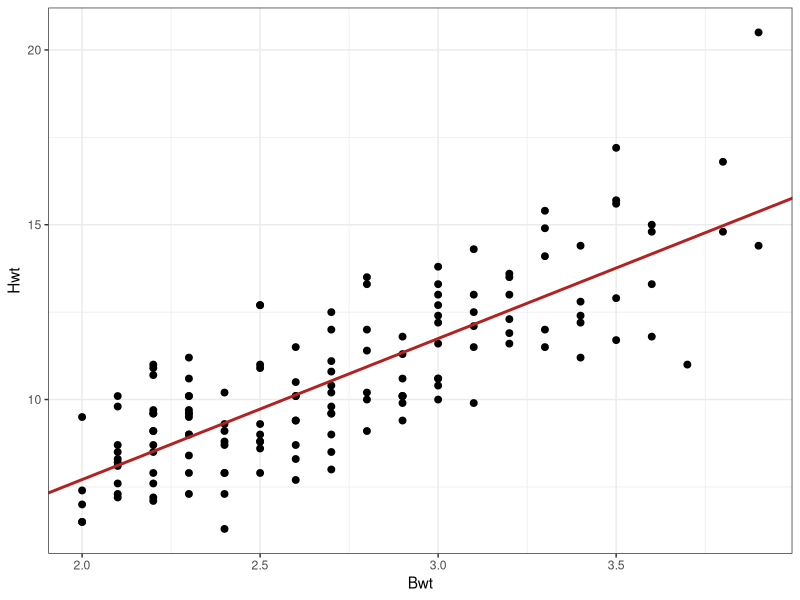
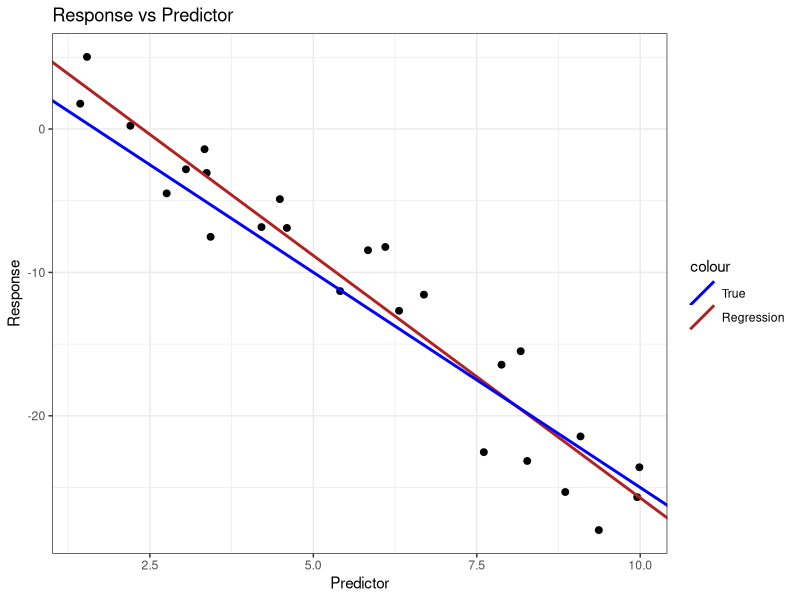
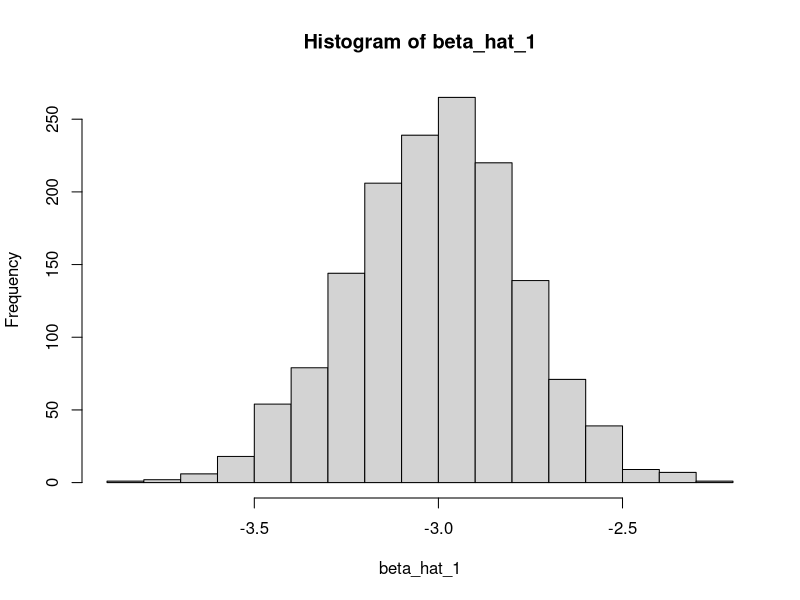
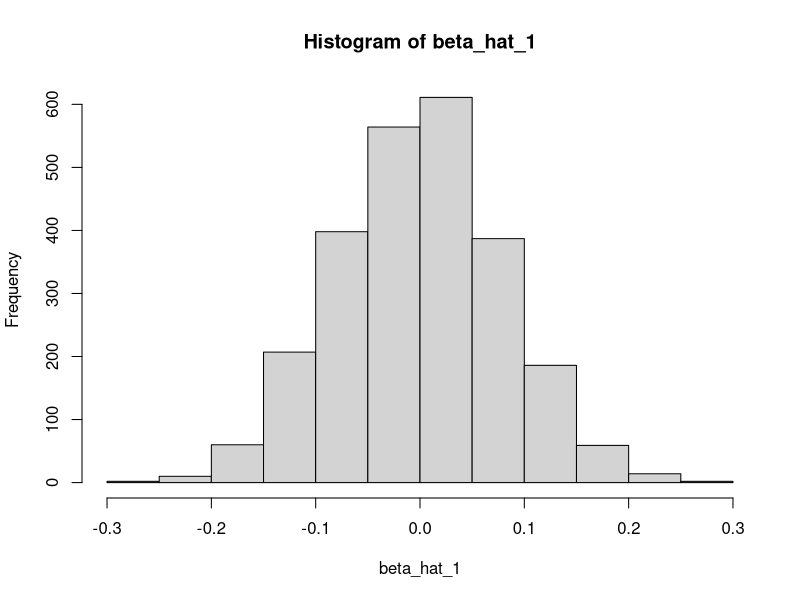
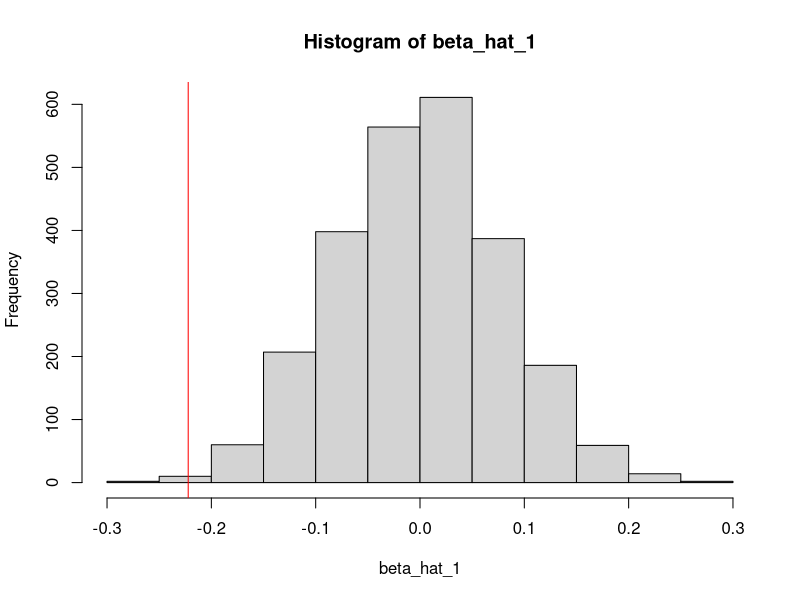

Write R code to recreate these figures, in order.
## ---- chunk 1
library(MASS)

cats = MASS::cats

cat_model = lm(Hwt~Bwt, data= cats)
summary(cat_model)

## ---- chunk 2
cat_model$coefficients

## ---- chunk 3

predict(cat_model, newdata = data.frame(Bwt = 3.1))
## ---- chunk 4
predict(cat_model, newdata = data.frame(Bwt = 1.5))
## ---- chunk 5
#plot(Hwt~Bwt, data = cats)
#abline(cat_model$coefficients)

## ---- chunk 6
library(ggplot2)
theme_set(theme_bw()) 
p = ggplot(cats,aes(Bwt, Hwt))
p = p + geom_point(size=2)#+  geom_smooth(method="lm", col="firebrick", size=1)
p + geom_abline(intercept=cat_model$coefficients[1], slope = cat_model$coefficients[2], color = "firebrick", size = 1)

#p + geom_abline(cat_model$coefficients[1], cat_model$coefficients[2])


## ---- chunk 7
summary(cat_model)$r.squared

## ---- chunk 8

get_sd_est <-function(fitted_vals,actual_vals, mle = FALSE )
{
  n = length(fitted_vals)
  e = actual_vals - fitted_vals
  if (mle==FALSE) 
  {
    sd_est = sqrt(sum(e^2)/(n-2))
  }  
  else
  {
    sd_est = sqrt(sum(e^2)/n)
  }
  
  return(sd_est)
  
}


## ---- chunk 9
get_sd_est(cat_model$fitted.values,cats$Hwt,mle = FALSE)
## ---- chunk 10
get_sd_est(cat_model$fitted.values,cats$Hwt,mle = TRUE)
## ---- chunk 11
summary(cat_model)$sigma
## ---- chunk 12
birthday = 12121977
set.seed(birthday)
## ---- chunk 13
sim_slr = function(x, beta_0 = 5, beta_1 = -3, sigma = 1) {
  n = length(x)
  epsilon = rnorm(n, mean = 0, sd = sigma)
  y = beta_0 + beta_1 * x + epsilon
  data.frame(predictor = x, response = y)
}
x = runif(n = 25, 0, 10)

std_dev = sqrt(10.24)
df = sim_slr(x, beta_0 = 5, beta_1 = -3, sigma = std_dev)

## ---- chunk 14
fitted_model = lm(response ~ predictor, df)
fitted_model

## ---- chunk 15
p = ggplot(df,aes(predictor, response))
p = p + geom_point(size=2)+labs(title="Response vs Predictor ", x="Predictor", y="Response")
p = p + geom_abline(aes(intercept=fitted_model$coefficients[1], slope = fitted_model$coefficients[2], color = "firebrick"), size = 1)
p + geom_abline(aes(intercept=5, slope = -3 , color = "blue"), size = 1)+  
  scale_color_identity(labels=c("True","Regression"), guide="legend")

## ---- chunk 16
m = 1500
beta_hat_1 = rep(0,m)
for(i in 1:m)
{
  x = runif(n = 25, 0, 10)
  std_dev = sqrt(10.24)
  df = sim_slr(x, beta_0 = 5, beta_1 = -3, sigma = std_dev)
  fitted_model = lm(response ~ predictor, df)
  beta_hat_1[i] = fitted_model$coefficients[2]
}  

## ---- chunk 17
mean(beta_hat_1)
sd(beta_hat_1)

## ---- chunk 18
hist(beta_hat_1)
## ---- chunk 19
birthday = 010278
set.seed(birthday)
## ---- chunk 20
m = 2500
beta_hat_1 = rep(0,m)

for(i in 1:m)
{
  x = runif(n = 75, 0, 10)
  df = sim_slr(x, beta_0 = 3, beta_1 = 0, sigma = 2)
  fitted_model = lm(response ~ predictor, df)
  beta_hat_1[i] = fitted_model$coefficients[2]
}  


## ---- chunk 21
hist(beta_hat_1)
## ---- chunk 22
df1 = read.csv("skeptic.csv")
fitted_model = lm(response ~ predictor, df1)
skeptic_beta_1  = fitted_model$coefficients[2]
skeptic_beta_1
## ---- chunk 23
hist(beta_hat_1)
abline(v = skeptic_beta_1, col = "red")
## ---- chunk 24

mean(beta_hat_1 < skeptic_beta_1)
2*mean(beta_hat_1 < skeptic_beta_1)
## ---- chunk 25
data(Ozone, package = "mlbench")
Ozone = Ozone[, c(4, 6, 7, 8)]
colnames(Ozone) = c("ozone", "wind", "humidity", "temp")
Ozone = Ozone[complete.cases(Ozone), ]
## ---- chunk 26
model_wind = lm(ozone ~ wind,  data = Ozone)
model_humidity = lm(ozone ~ humidity ,  data = Ozone)
model_temp = lm(ozone ~ temp,  data = Ozone)

#Wind
summ_wind = summary(model_wind)
summ_wind$r.squared

e = model_wind$residuals
rmse_wind = sqrt(sum(e^2)/length(e))
rmse_wind

#Humidity
summ_humidity= summary(model_humidity)
summ_humidity$r.squared

e = model_humidity$residuals
rmse_humidity = sqrt(sum(e^2)/length(e))
rmse_humidity

#Temp
summ_temp= summary(model_temp)
summ_temp$r.squared

e = model_temp$residuals
rmse_temp = sqrt(sum(e^2)/length(e))
rmse_temp



